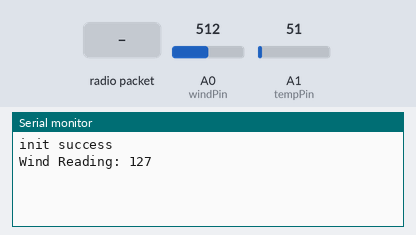
Bench run of a sketch on a simulated Arduino Uno, built with avr-gcc and run on an emulated ATmega328P. Parts: the last lines printed to the serial monitor. The test bench sets the inputs (shaded band); at power-on: A0 (windPin) = 512, A1 (tempPin) = 51. No radio packets arrive unless stated.

Above: at 1.2 s.
1.3 s: radio packet "1" arrives
At 1.8 s:
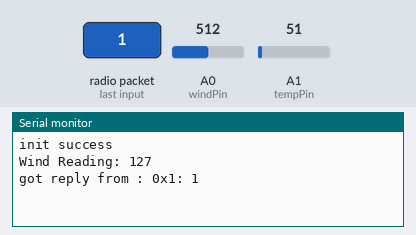
5.4 s: A0 (windPin) set to 716
At 6.8 s:
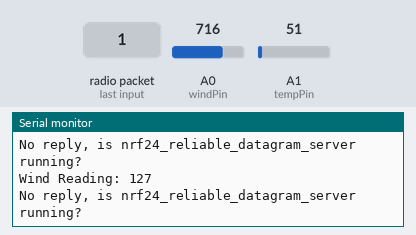
6.9 s: radio packet "0" arrives
At 7.6 s:
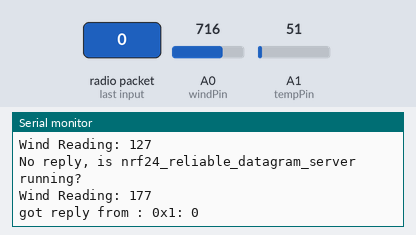
8.4 s: A0 (windPin) set to 900
At 10.2 s:
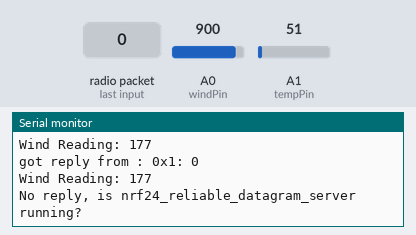
Timing chart, 0 to 10.9 s (numbered marks = the images above; inputs shaded):
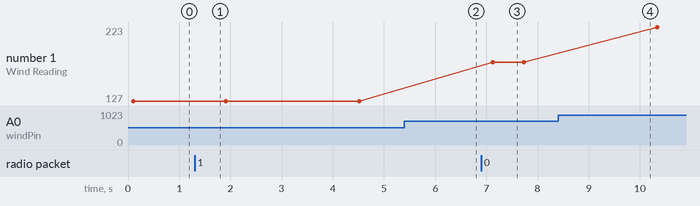

The sketch:

nrf24_reliable_datagram_transmitter.ino
```cpp
// nrf24_reliable_datagram_client.pde
// -*- mode: C++ -*-
// Example sketch showing how to create a simple addressed, reliable messaging client
// with the RHReliableDatagram class, using the RH_NRF24 driver to control a NRF24 radio.
// It is designed to work with the other example nrf24_reliable_datagram_server
// Tested on Uno with Sparkfun WRL-00691 NRF24L01 module
// Tested on Teensy with Sparkfun WRL-00691 NRF24L01 module
// Tested on Anarduino Mini (http://www.anarduino.com/mini/) with RFM73 module
// Tested on Arduino Mega with Sparkfun WRL-00691 NRF25L01 module

#include <RHReliableDatagram.h>
#include <RH_NRF24.h>
#include <SPI.h>

#define CLIENT_ADDRESS 1
#define SERVER_ADDRESS 2

// Singleton instance of the radio driver
RH_NRF24 driver;
// RH_NRF24 driver(8, 7);   // For RFM73 on Anarduino Mini

// Class to manage message delivery and receipt, using the driver declared above
RHReliableDatagram manager(driver, CLIENT_ADDRESS);
byte windPin = A0;
int windValue;
byte tempPin = A1;
int tempValue;
void setup()
{
  Serial.begin(9600);
  pinMode(windPin, INPUT);
  pinMode(tempPin, INPUT);
  if (!manager.init())
    Serial.println("init failed");
  else
    Serial.println("init success");
  // Defaults after init are 2.402 GHz (channel 2), 2Mbps, 0dBm
}

uint8_t data[1];
// Dont put this on the stack:
uint8_t buf[RH_NRF24_MAX_MESSAGE_LEN];

void loop()
{
  windValue = map(analogRead(windPin), 0, 1028, 0, 255);
  tempValue = map(analogRead(tempPin), 0, 1028, 0, 255);
  data[0] = windValue;
  data[1] = tempValue;
  // Send a message to manager_server
  if (manager.sendtoWait(data, sizeof(data), SERVER_ADDRESS))
  {
    Serial.print("Wind Reading: ");
    Serial.println(data[0]);
    // Now wait for a reply from the server
    uint8_t len = sizeof(buf);
    uint8_t from;
    if (manager.recvfromAckTimeout(buf, &len, 2000, &from))
    {
      Serial.print("got reply from : 0x");
      Serial.print(from, HEX);
      Serial.print(": ");
      Serial.println((char*)buf);
    }
    else
    {
      Serial.println("No reply, is nrf24_reliable_datagram_server running?");
    }
  }
  else
    Serial.println("sendtoWait failed");
  delay(500);
}
```

Measured:
- after the input at 1.3 s, the serial monitor: prints a new line at once (image 1)
- after the input at 6.9 s, the serial monitor: prints a new line after 0.25 s (image 3)
- plotted number 1: 177 → 223 after the input at 8.4 s
